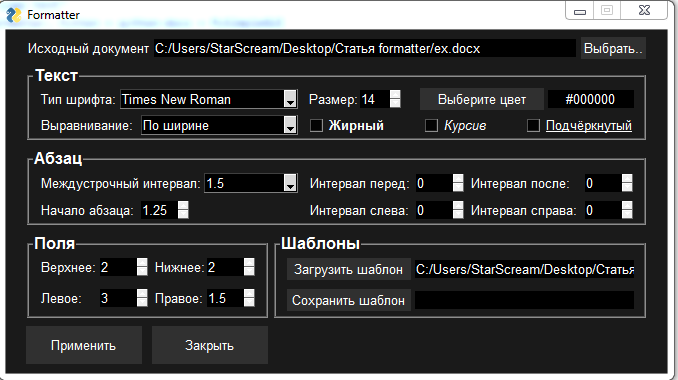

Generate this figure with Python:
import PySimpleGUI as sg
import json
import copy
import re
from itertools import count, takewhile
from docx import Document
from docx.shared import Pt,Cm
from docx.enum.text import WD_ALIGN_PARAGRAPH
from docx.enum.style import WD_STYLE
from docx.shared import RGBColor
from docx.enum.text import WD_LINE_SPACING

class DocFormatException(Exception):
    def __init__(self, text):
        self.txt = text
        
class TemplateFormatException(Exception):
    def __init__(self, text):
        self.txt = text

class Formatter():
    def __init__(self, windowGui = None):
        self.docAligment ={'По левому краю' : WD_ALIGN_PARAGRAPH.LEFT,
                           'По центру' : WD_ALIGN_PARAGRAPH.CENTER,
                           'По правому краю' : WD_ALIGN_PARAGRAPH.RIGHT,
                           'По ширине' : WD_ALIGN_PARAGRAPH.JUSTIFY}
        
        self.docSpaceLine = {'1.5': WD_LINE_SPACING.ONE_POINT_FIVE,
                             'Двойной':WD_LINE_SPACING.DOUBLE,
                             'Одинарный':WD_LINE_SPACING.SINGLE,
                             'Минимум':WD_LINE_SPACING.AT_LEAST}
    
        self.keys = ['-aligment-', "-linespace-", "-redline-", "-before-",
                     "-after-", "-intright-", "-intleft-", '-font-', '-sections-']
        self.font = ['-fontname-', '-fontsize-', '-bold-',
                     '-italic-','-underline-', '-fontcolor-']
        self.sections = ["-top-", "-bottom-", "-left-", "-right-"]
        self.__document = None
        self.__values = None
        self.__window = windowGui

    def updateValues(self, newValues):
        self.__values = newValues
    
    def saveTemplate(self):
        tamplate = self.__getTemplateSettings()
        saveFilePath = self.__values['-saved-']
        try:
            with open(saveFilePath, 'w',encoding='utf-8') as jsonFile:
                jsonFile.write(json.dumps(tamplate))
        except FileNotFoundError as e:
            raise
            return
        
    def __getTemplateSettings(self):
        tamplate = dict()
        for key in self.keys:
            if key in ('-font-', '-sections-'):
                tamplate[key] = dict()
                newList = self.font if key == '-font-' else self.sections
                for nestedKey in newList:
                    tamplate[key][nestedKey]=self.__values[nestedKey]
            else:
                tamplate[key]=self.__values[key]
        return tamplate
    
    def uploadTemplate(self):
        try:
            settings = self.__parseJson(self.__values['-template-'])
        except TemplateFormatException as et:
            raise
            return
        for key, value in settings.items():
            if key not in ('-font-', '-sections-', '-templatename-'):
                self.__window[key].update(settings[key])
            elif key in ('-font-', '-sections-'):
                    for nastedKey, nastedValues in settings[key].items():
                        self.__window[nastedKey].update(settings[key][nastedKey])
                        
    def __parseJson(self, jsonFile):
        jsObj = None
        try:
            jsObj = open(jsonFile, "r",  encoding='utf-8')
            pObj = json.load(jsObj)
        except ValueError as vErr:
            print(vErr)
            raise TemplateFormatException("Error not a json")
        except IOError as ioErr:
            print(ioErr)
            raise TemplateFormatException("Error not a json")
        finally:
            if jsObj:
                jsObj.close()
        return  pObj                    
        
    def goFormat(self):
        pathFile = self.__values['-docfile-']
        if self.__isWordFile(pathFile):
            self.__document = Document(str(self.__values['-docfile-']))
        else:
            raise DocFormatException("Docx/doc format error")
        try:
            aligment = self.docAligment[self.__values['-aligment-']]
            spaceLineRule = self.docSpaceLine[self.__values['-linespace-']]
            fontName = self.__values['-fontname-']
            fontSize = self.__values['-fontsize-']
            fontColor = self.__values['-fontcolor-']
            fontStyles = [self.__values['-bold-'], self.__values['-italic-'],
                          self.__values['-underline-']]
            redLine = self.__values['-redline-']
            topSection = self.__values['-top-']
            bottomSection = self.__values['-bottom-']
            leftSection = self.__values['-left-']
            rightSection = self.__values['-right-']
            afterSpace = self.__values['-after-']
            beforeSpace = self.__values['-before-']
            rightSpace = self.__values['-intright-']
            leftSpace = self.__values['-intleft-']
        except Exception as e:
            raise
            return 

        self.__setUp(self.__document.tables, self.__document.paragraphs, self.__document.sections, 
					aligment, spaceLineRule, fontName, fontSize, fontColor, 
					fontStyles, redLine, topSection, bottomSection, leftSection, 
					rightSection, afterSpace, beforeSpace, rightSpace, leftSpace)
        self.__document.save(self.__formSaveFilePath(pathFile, postfix = '_'))
        
    def __isWordFile(self, pathFile):
        return pathFile.endswith('.docx') or pathFile.endswith('.doc')
        
    def __setUp(self, tables, paragraphs, sections, aligment, spaceLineRule, fontName_,
                fontSize_, fontColor_, fontStyles_, redLine,
                top_, bottom_, left_, right_,
                afterSpace, beforeSpace, rightSpace, leftSpace):

        self.__processingParagraphs(paragraphs, sections, aligment, spaceLineRule, fontName_,
                                    fontSize_, fontColor_, fontStyles_, redLine,
                                    top_, bottom_, left_, right_,afterSpace,
                                    beforeSpace, rightSpace, leftSpace)
            
            
        self.__processingTables(tables, sections, aligment, spaceLineRule, fontName_,
                                fontSize_, fontColor_, fontStyles_, redLine,
                                top_, bottom_, left_, right_,afterSpace,
                                beforeSpace, rightSpace, leftSpace)
                        
    def __processingParagraphs(self, paragraphs, sections, aligment, spaceLineRule, fontName_,
                               fontSize_, fontColor_, fontStyles_, redLine,
                               top_, bottom_, left_, right_,afterSpace,
                               beforeSpace, rightSpace, leftSpace):
        
        for paragraph in paragraphs:
            paragraphFormat = paragraph.paragraph_format
            try:
                self.__changeFont(paragraph.runs, fontName = fontName_, fontSize = fontSize_,
                                  fontType = fontStyles_, fontColor = fontColor_)
                
                self.__paragraphAlign(paragraphFormat, aligment)

                self.__lineSpacing(paragraphFormat, spaceLineRule)
            
                self.__firstLineIndent(paragraphFormat, Cm(float(redLine)))

                self.__docSections(sections, top = float(top_), 
                                            bottom = float(bottom_), 
                                            left = float(left_), 
                                            right = float(right_))
            
                self.__spaceBeforeAfter(paragraphFormat, afterMetrics = Pt(float(afterSpace)),
                                        beforeMetrics = Pt(float(beforeSpace)),
                                        rightMetrics = Cm(float(rightSpace)), 
                                        leftMetrics = Cm(float(leftSpace)))
            except ValueError as e:
                print(e)
                raise
                return
            
    def __processingTables(self, tables, sections, aligment, spaceLineRule, fontName_,
                           fontSize_, fontColor_, fontStyles_, redLine,
                           top_, bottom_, left_, right_,afterSpace,
                           beforeSpace, rightSpace, leftSpace):
        for table in tables:
            for row in table.rows:
                for cell in row.cells:
                    self.__processingParagraphs(cell.paragraphs, sections, aligment,
                                                spaceLineRule, fontName_,fontSize_,
                                                fontColor_, fontStyles_, redLine,
                                                top_, bottom_, left_, right_,afterSpace,
                                                beforeSpace, rightSpace, leftSpace)
                        
    def __changeFont(self, runsCollection, *, fontName, fontSize, fontType, fontColor):
        if self.__isHexColor(fontColor):
            for run in runsCollection:
                font = run.font
                font.name = fontName
                font.bold, font.italic, font.underline = fontType
                font.color.rgb = RGBColor.from_string(fontColor[1:])
                font.size = Pt(fontSize)
        else:
            raise ValueError()
        
    def __isHexColor(self, colorString):
        return re.match(r'#[\da-f]{6}', colorString, re.IGNORECASE) != None
        
    def __paragraphAlign(self, paragraphFormat, alignParametr):
        '''Функция устанвливает выравнивание параграфа
           Arguments:
           paragraph_format -- Provides access to paragraph formatting such (docx.text.parfmt)
           alignParametr -- объект перечисления WD_PARAGRAPH_ALIGNMENT, устанавливающий выравнивание 
        '''
        paragraphFormat.alignment = alignParametr
        
    def __lineSpacing(self, paragraphFormat, spacingRule):
        paragraphFormat.line_spacing_rule = spacingRule
        
    def __firstLineIndent(self, paragraphFormat, metrics):
        paragraphFormat.first_line_indent = metrics

    def __docSections(self, sections, *, top, bottom, left, right):
        for section in sections:
            section.top_margin = Cm(top)
            section.bottom_margin = Cm(bottom)
            section.left_margin = Cm(left)
            section.right_margin = Cm(right)
        
    def __spaceBeforeAfter(self, paragraphFormat, *, afterMetrics, beforeMetrics,
                     rightMetrics, leftMetrics):
        paragraphFormat.space_after = afterMetrics
        paragraphFormat.space_before = beforeMetrics
        paragraphFormat.left_indent = leftMetrics
        paragraphFormat.right_indent = rightMetrics
        
    def __formSaveFilePath(self, pathFile, *, postfix = '_'):
        lastDot = pathFile.rfind('.')
        savePath = pathFile[:lastDot] + postfix + pathFile[lastDot:]
        return savePath
    
def main():
    layout = setSgView()
    window = sg.Window('Formatter', layout)
    formatter = Formatter(window)                   
    while True:
        event, values = window.read()
        formatter.updateValues(values)
        try:
            if event in (None, 'Закрыть'):
                break
            if event == '-saved-':
                formatter.saveTemplate()
            if event == '-example-':
                formatter.uploadTemplate()
            if event == 'Применить':
                formatter.goFormat()
        except DocFormatException as e:
            sg.Popup("Ошибка! Можно использовать только docx/doc документы")
        except FileNotFoundError as e:
            sg.Popup("Ошибка! Файл не сохранён!")
        except TemplateFormatException as e:
            sg.Popup("Ошибка! Можно использовать только json документы")
        except Exception as e:
            print(e)
            sg.Popup("Ошибка! В полях введены некорректные данные")
    window.close()
    
def setSgView():
    sg.LOOK_AND_FEEL_TABLE['MyTheme'] = {'BACKGROUND': '#1a1a1a','TEXT': '#ffffff',
                                         'INPUT': '#000000','TEXT_INPUT': '#ffffff',
                                         'SCROLL': '#ff1111','BUTTON': ('#ffffff', '#303030'),
                                         'PROGRESS': ('#01826B', '#D0D0D0'),'BORDER': 0,
                                         'SLIDER_DEPTH': 0, 'PROGRESS_DEPTH': 0}                                         
    sg.theme('MyTheme')
    sg.SetOptions(element_padding = (1,4))    
    return createLayout()

def createLayout():
    layout = [[sg.Text('Исходный документ'), sg.InputText(key='-docfile-', size=(60, 1), pad=((3,0),0)),
               sg.FileBrowse("Выбрать..", key ='-choicefile-', pad=((5,0),0))],
              [sg.Frame(layout=[[sg.Text('Тип шрифта:'),
                sg.InputCombo(('Times New Roman','Calibri','Tahoma','Franklin Gothic Medium','Comic Sans','Segoe','Align'),
                               size=(23, 1), key='-fontname-', pad=((2,0),0)),
               sg.Text('Размер:', pad=((10,0),0)), sg.Spin([i for i in range(1,72)], initial_value=12, key ='-fontsize-', size=(4, 1)),
               sg.ColorChooserButton("Выберите цвет", target = '-fontcolor-',key='-color-', size=(15, 1), pad=((18,0),0)),
               sg.InputText(enable_events=True, key='-fontcolor-', size = (12, 1), pad=((4,0),0), justification='center')],
            [sg.Text('Выравнивание:'),sg.InputCombo(('По левому краю', 'По центру', 'По правому краю','По ширине'), size=(20, 1),
                                                    key='-aligment-', pad=((6,0),0)),
             sg.Checkbox('Жирный', key='-bold-', font=('Segoe', 10, 'bold'), pad=((10,0),0)),
             sg.Checkbox('Курсив', key='-italic-', font=('Segoe', 10, 'italic'), pad=((37,0),0)),
             sg.Checkbox('Подчёркнутый', key = '-underline-', font=('Segoe', 10, 'underline'), pad=((37,0),0))]],
                        title='Текст', font=('Segoe', 12, 'bold'))],
            [sg.Frame(layout=[[sg.Text('Междустрочный интервал:'),
                               sg.InputCombo(('1.5', 'Двойной', 'Одинарный','Минимум'), size=(11, 1), key='-linespace-'),
                               sg.Text('Интервал перед:', size=(13, 1), pad=((10,0),0)),
                               sg.Spin([str(i) for i in frange(0,72,0.25)], initial_value=0, key ='-before-', size = (5,1)),
                               sg.Text('Интервал после:', size=(14, 1), pad=((5,0),0)),
                               sg.Spin([str(i) for i in frange(0,72,0.25)], initial_value=0, key ='-after-', size = (5,1))],
            [sg.Text('Начало абзаца:'), sg.Spin([str(i) for i in frange(0,72,0.25)],
                                                initial_value=1.25,key ='-redline-', size=(5, 1), pad=((5,0),0)),
             sg.Text('Интервал cлева:', size=(13, 1), pad=((120,0),0)),
             sg.Spin([str(i) for i in frange(0,72,0.25)], initial_value=0, key ='-intleft-', size = (5,1)),
             sg.Text('Интервал cправа:', size=(14, 1), pad=((5,0),0)),
             sg.Spin([str(i) for i in frange(0,72,0.25)], initial_value=0, key ='-intright-', size = (5,1))]],
                      title='Абзац', font=('Segoe', 12, 'bold'))],
            [sg.Frame(layout=[[sg.Text('Верхнее:', size=(7, 1)), sg.Spin([str(i) for i in frange(0,72,0.25)],
                                                                         initial_value=0, key ='-top-', size=(5, 1)),
                               sg.Text('Нижнее:', size=(6, 1), pad=((5,2),0)),
                               sg.Spin([str(i) for i in frange(0,72,0.25)], initial_value=0, key ='-bottom-', size=(5, 1))],
            [sg.Text('Левое:', size=(7, 1)), sg.Spin([str(i) for i in frange(0,72,0.25)],
                                                     initial_value=0, key ='-left-', size=(5, 1)),
             sg.Text('Правое:', size=(6, 1), pad=((5,2),9)),
             sg.Spin([str(i) for i in frange(0,72,0.25)], initial_value=0, key ='-right-', size=(5, 1))]],
                      title='Поля', font=('Segoe', 12, 'bold')),
             sg.Frame(layout=[[sg.FileBrowse("Загрузить шаблон", key='-template-', size=(15, 0)),
                               sg.InputText(enable_events=True, key='-example-', size=(31, 0), pad=((3,0),0))],
            [sg.FileSaveAs("Сохранить шаблон", file_types=(('ALL Files', '*.json'),),
                           target='-saved-',key='-save-', size=(15, 0), pad=((1,1),5)),
             sg.InputText(enable_events=True, key = '-saved-', size=(31, 0),
                          pad=((3,0),0))]], title='Шаблоны', font=('Segoe', 12, 'bold'), pad=((5,0),0))],
            [sg.Button("Применить", size=(14, 2), pad=((0,5),4)),sg.Button("Закрыть", size=(14, 2), pad=((5,0),4))]]
    return layout

def frange(start, stop, step):
    return takewhile(lambda x: x < stop, count(start, step))

if __name__ == '__main__':
    try:
        main()
    except KeyboardInterrupt:
        exit()
